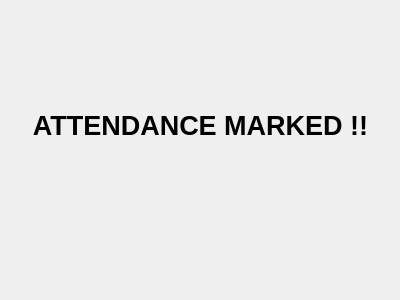
<?xml version="1.0" encoding="UTF-8"?>
<ui version="4.0">
 <class>Dialog</class>
 <widget class="QDialog" name="Dialog">
  <property name="geometry">
   <rect>
    <x>0</x>
    <y>0</y>
    <width>400</width>
    <height>300</height>
   </rect>
  </property>
  <property name="windowTitle">
   <string>Dialog</string>
  </property>
  <widget class="QLabel" name="label">
   <property name="geometry">
    <rect>
     <x>30</x>
     <y>90</y>
     <width>341</width>
     <height>71</height>
    </rect>
   </property>
   <property name="text">
    <string>&lt;html&gt;&lt;head/&gt;&lt;body&gt;&lt;p align=&quot;center&quot;&gt;&lt;span style=&quot; font-size:20pt; font-weight:600;&quot;&gt;ATTENDANCE MARKED !!&lt;/span&gt;&lt;/p&gt;&lt;/body&gt;&lt;/html&gt;</string>
   </property>
  </widget>
 </widget>
 <resources/>
 <connections/>
</ui>
